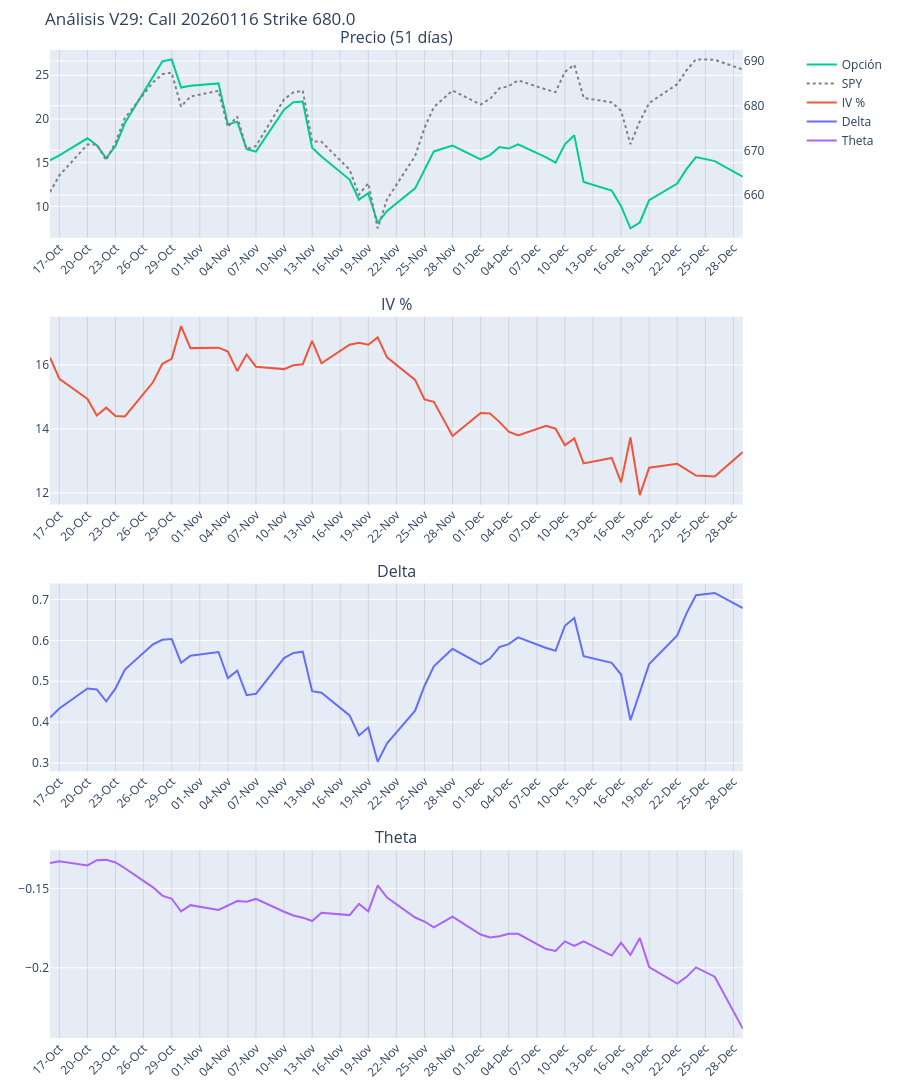

Here is the notebook cell this chart was saved with:
### Markdown cell above
# 6.	Representar la Evolución temporal histórica de la opción (griegas y payoff).

### Visualización Histórica

Esta implementación se centra en la **trazabilidad visual** de la evolución de una opción. Al analizar series temporales largas, es crucial correlacionar eventos de precio (Subplot 1) con cambios en el riesgo (Subplots 3 y 4).

### 1. Mejora de Legibilidad (Configuración de Ejes)
En gráficos de múltiples paneles (*subplots*) que comparten el eje X (`shared_xaxes=True`), la configuración por defecto suele ocultar las fechas en los gráficos superiores para ahorrar espacio. Esto se evita.

### 2. Reconstrucción de Datos ("Data Stitching")
La función `get_data_brute_force` aborda una limitación común en contratos de opciones: la falta de historial "Diario" continuo.
* **Lógica de Fallback:**
    1.  Intenta pedir velas de `1 day`.
    2.  Si falla (común en opciones con poco volumen), pide velas de `1 hour` para los últimos meses.
    3.  **Resampling:** Utiliza Pandas (`resample('D').last()`) para sintetizar una vela diaria válida a partir de los cierres horarios. Esto permite reconstruir gráficos de largo plazo incluso con datos fragmentados.

### 3. Dinámica de Griegas Históricas
El gráfico resultante permite observar fenómenos clásicos:
* **Decaimiento de Theta ($\Theta$):** Se observará cómo la curva violeta (Theta) se vuelve más negativa exponencialmente a medida que la fecha se acerca al vencimiento (Eje X avanza).
* **Sensibilidad del Delta ($\Delta$):** Se puede correlacionar visualmente cómo el Delta (azul) reacciona a los movimientos del subyacente (gris punteado), verificando la "Gamma" del contrato.

### Code cell
# -*- coding: utf-8 -*-
"""
Ejercicio Máster V29: Visualización Densa (Fechas en todos los ejes)
--------------------------------------------------------------------
MEJORAS VISUALES:
1. Fechas repetidas en los 4 subgráficos (showticklabels=True).
2. Mayor densidad de fechas (nticks aumentado).
3. Mantiene la lógica de reconstrucción de datos (V28).
"""

import math
import datetime as dt
import pandas as pd
import plotly.graph_objects as go
from plotly.subplots import make_subplots
from ib_insync import IB, Stock, Option, util

# --- 1. MATEMÁTICAS ---
def norm_cdf(x):
    return 0.5 * (1.0 + math.erf(x / math.sqrt(2.0)))

def norm_pdf(x):
    return (1.0 / math.sqrt(2.0 * math.pi)) * math.exp(-0.5 * x * x)

def calculate_greeks_manual(S, K, T, r, q, price, right):
    if T <= 0.001 or price <= 0.01: return {}
    def bs_price(vol):
        if vol < 1e-4: vol = 1e-4
        d1 = (math.log(S/K) + (r - q + 0.5*vol**2)*T) / (vol*math.sqrt(T))
        d2 = d1 - vol*math.sqrt(T)
        if right == "C": return math.exp(-q*T)*S*norm_cdf(d1) - math.exp(-r*T)*K*norm_cdf(d2)
        else: return math.exp(-r*T)*K*norm_cdf(-d2) - math.exp(-q*T)*S*norm_cdf(-d1)

    lo, hi = 0.001, 5.0
    iv = float("nan")
    for _ in range(20):
        mid = (lo+hi)/2
        p = bs_price(mid)
        if abs(p - price) < 0.01:
            iv = mid; break
        if p > price: hi = mid
        else: lo = mid
    if math.isnan(iv): iv = (lo+hi)/2

    res = {"IV": iv * 100}
    try:
        d1 = (math.log(S/K) + (r - q + 0.5*iv**2)*T) / (iv*math.sqrt(T))
        d2 = d1 - iv*math.sqrt(T)
        n_d1 = norm_pdf(d1); eqT = math.exp(-q*T); erT = math.exp(-r*T)
        res["Gamma"] = (eqT * n_d1) / (S * iv * math.sqrt(T))
        if right == "C":
            res["Delta"] = eqT * norm_cdf(d1)
            res["Theta"] = (-(S * eqT * n_d1 * iv)/(2*math.sqrt(T)) - r*K*erT*norm_cdf(d2) + q*S*eqT*norm_cdf(d1)) / 365.0
        else:
            res["Delta"] = eqT * (norm_cdf(d1) - 1.0)
            res["Theta"] = (-(S * eqT * n_d1 * iv)/(2*math.sqrt(T)) + r*K*erT*norm_cdf(-d2) - q*S*eqT*norm_cdf(-d1)) / 365.0
    except: pass
    return res

# --- 2. GRÁFICO (MODIFICADO V29) ---
def plot_history_v29(df, ticker, title_str):
    if df.empty: return

    days = len(df)

    # Nota: shared_xaxes=True normalmente oculta las etiquetas superiores.
    # Lo mantenemos True para el zoom, pero forzaremos las etiquetas abajo.
    fig = make_subplots(
        rows=4, cols=1,
        shared_xaxes=True,
        vertical_spacing=0.08, # Un poco más de espacio para que quepan las fechas
        subplot_titles=(f"Precio ({days} días)", "IV %", "Delta", "Theta"),
        specs=[[{"secondary_y": True}], [{}], [{}], [{}]]
    )

    # Datos
    fig.add_trace(go.Scatter(x=df['Date'], y=df['Opt_Close'], name='Opción', line=dict(color='#00CC96')), row=1, col=1)
    fig.add_trace(go.Scatter(x=df['Date'], y=df['Spot_Close'], name='SPY', line=dict(color='gray', dash='dot')), row=1, col=1, secondary_y=True)
    fig.add_trace(go.Scatter(x=df['Date'], y=df['IV'], name='IV %', line=dict(color='#EF553B')), row=2, col=1)
    fig.add_trace(go.Scatter(x=df['Date'], y=df['Delta'], name='Delta', line=dict(color='#636EFA')), row=3, col=1)
    fig.add_trace(go.Scatter(x=df['Date'], y=df['Theta'], name='Theta', line=dict(color='#AB63FA')), row=4, col=1)

    # --- CONFIGURACIÓN EJE X (LA CLAVE) ---
    fig.update_xaxes(
        tickangle=-45,      # Rotación oblicua
        showticklabels=True, # IMPORTANTE: Obliga a mostrar fechas en TODOS los subplots
        nticks=30,          # Aumentamos densidad: intenta poner 30 marcas
        tickformat="%d-%b", # Formato corto: "12-Nov" para que quepan más
        showgrid=True,
        gridcolor='lightgray'
    )

    fig.update_layout(
        height=1200, # Un poco más alto para acomodar tantas fechas
        title_text=f"Análisis V29: {title_str}",
        hovermode="x unified",
        margin=dict(b=50, t=50, r=50, l=50)
    )

    filename = f"Historico_V29_{ticker}.html"
    fig.write_html(filename)
    print(f"\n[ÉXITO] Gráfico guardado: {filename}")
    try: fig.show()
    except: pass

# --- 3. LÓGICA DE RECUPERACIÓN (IGUAL QUE V28) ---
def get_data_brute_force(ib_conn, contract):
    """ Intenta diario, si falla usa intradía 1 hora y reconstruye. """
    try:
        print("   > Intento 1: Velas Diarias (1 Y)...")
        bars = ib_conn.reqHistoricalData(contract, '', '1 Y', '1 day', 'MIDPOINT', 1, 1, False, [])
        if bars: return util.df(bars)
    except: pass

    print("   > Intento 2: Falló diario. Bajando velas de 1 HORA (3 M)...")
    bars_hourly = ib_conn.reqHistoricalData(contract, '', '3 M', '1 hour', 'MIDPOINT', 0, 1, False, [])

    if not bars_hourly:
        print("   > Intento 3: Probando TRADES 1 Hora...")
        bars_hourly = ib_conn.reqHistoricalData(contract, '', '3 M', '1 hour', 'TRADES', 0, 1, False, [])

    if not bars_hourly: return None

    print(f"     -> Recibidas {len(bars_hourly)} velas de 1 hora.")
    df_hourly = util.df(bars_hourly)

    df_hourly['date'] = pd.to_datetime(df_hourly['date'])
    if df_hourly['date'].dt.tz is not None:
        df_hourly['date'] = df_hourly['date'].dt.tz_localize(None)

    df_hourly.set_index('date', inplace=True)

    print("     -> Convirtiendo a velas diarias...")
    df_daily = df_hourly['close'].resample('D').last().dropna().reset_index()
    return df_daily

# --- 4. MAIN ---
if __name__ == "__main__":
    HOST = "127.0.0.1"; PORT = 7497; CLIENT_ID = 35
    SYMBOL = "SPY"
    TARGET_EXP = "20260116"

    ib = IB()
    try:
        print(f"--- V29: GRÁFICO DENSO Y REPETIDO ---")
        ib.connect(HOST, PORT, clientId=CLIENT_ID)
        ib.reqMarketDataType(3)

        # 1. Spot
        underlying = Stock(SYMBOL, "SMART", "USD")
        ib.qualifyContracts(underlying)
        mkt = ib.reqMktData(underlying, "", False, False)
        ib.sleep(2)
        curr_price = mkt.last if mkt.last > 0 else (mkt.close if mkt.close > 0 else 678.0)
        print(f"Spot: {curr_price:.2f}")

        # 2. Strike ATM
        chains = ib.reqSecDefOptParams(underlying.symbol, "", underlying.secType, underlying.conId)
        chain = next(c for c in chains if c.exchange == "SMART" and c.tradingClass == SYMBOL)
        if TARGET_EXP not in chain.expirations: raise ValueError("Vencimiento no encontrado")
        strikes = [k for k in chain.strikes if k % 5 == 0]
        atm_strike = min(strikes, key=lambda x: abs(x - curr_price))
        print(f"Strike ATM: {atm_strike}")

        # 3. Descarga Opción
        contract = Option(SYMBOL, TARGET_EXP, atm_strike, "C", "SMART")
        ib.qualifyContracts(contract)
        print(f"Contrato: {contract.localSymbol}")

        df_opt = get_data_brute_force(ib, contract)
        if df_opt is None or df_opt.empty:
            raise Exception("Imposible obtener datos.")

        df_opt = df_opt[['date', 'close']].rename(columns={'close': 'Opt_Close'})

        # 4. Descarga SPY Sincronizada
        start_date = df_opt['date'].iloc[0]
        duration_days = (dt.datetime.now() - start_date).days + 5
        spy_dur_str = f"{duration_days} D"

        print(f"Sincronizando SPY ({spy_dur_str})...")
        bars_spy = ib.reqHistoricalData(underlying, '', spy_dur_str, '1 day', 'TRADES', 1, 1, False, [])
        df_spy = util.df(bars_spy)[['date', 'close']].rename(columns={'close': 'Spot_Close'})

        # 5. Merge
        df_opt['date'] = pd.to_datetime(df_opt['date']).dt.date
        df_spy['date'] = pd.to_datetime(df_spy['date']).dt.date

        df = pd.merge(df_spy, df_opt, left_on='date', right_on='date', how='inner')
        df.rename(columns={'date': 'Date'}, inplace=True)
        print(f"Datos sincronizados: {len(df)} días.")

        # 6. Griegas y Gráfico
        exp_dt = dt.datetime.strptime(TARGET_EXP, "%Y%m%d").date()
        greeks = []
        for _, row in df.iterrows():
            T = (exp_dt - row['Date']).days / 365.0
            greeks.append(calculate_greeks_manual(
                row['Spot_Close'], atm_strike, T, 0.045, 0.015, row['Opt_Close'], "C"
            ))

        df_final = pd.concat([df, pd.DataFrame(greeks)], axis=1)
        plot_history_v29(df_final, SYMBOL, f"Call {TARGET_EXP} Strike {atm_strike}")

    except Exception as e:
        print(f"ERROR: {e}")
        import traceback
        traceback.print_exc()
    finally:
        ib.disconnect()
        print("Fin.")

### Figure 1 — Plotly figure (JSON) as saved in the notebook; plotly's stock layout.template omitted (floating-point values rounded to 4 significant figures)
{"data": [{"line": {"color": "#00CC96"}, "name": "Opción", "type": "scatter", "x": ["2025-10-16", "2025-10-17", "2025-10-20", "2025-10-21", "2025-10-22", "2025-10-23", "2025-10-24", "2025-10-27", "2025-10-28", "2025-10-29", "2025-10-30", "2025-10-31", "2025-11-03", "2025-11-04", "2025-11-05", "2025-11-06", "2025-11-07", "2025-11-10", "2025-11-11", "2025-11-12", "2025-11-13", "2025-11-14", "2025-11-17", "2025-11-18", "2025-11-19", "2025-11-20", "2025-11-21", "2025-11-24", "2025-11-25", "2025-11-26", "2025-11-28", "2025-12-01", "2025-12-02", "2025-12-03", "2025-12-04", "2025-12-05", "2025-12-08", "2025-12-09", "2025-12-10", "2025-12-11", "2025-12-12", "2025-12-15", "2025-12-16", "2025-12-17", "2025-12-18", "2025-12-19", "2025-12-22", "2025-12-23", "2025-12-24", "2025-12-26", "2025-12-29"], "xaxis": "x", "y": [15.28, 15.85, 17.79, 16.99, 15.53, 16.92, 19.54, 24.94, 26.59, 26.82, 23.6, 23.81, 24.07, 19.38, 19.7, 16.56, 16.27, 21.07, 21.92, 21.99, 16.72, 15.72, 13.07, 10.77, 11.51, 8.1, 9.48, 12.06, 14.14, 16.29, 16.95, 15.37, 15.87, 16.8, 16.62, 17.11, 15.62, 15, 17.11, 18.13, 12.8, 11.81, 10.02, 7.49, 8.16, 10.71, 12.62, 14.29, 15.64, 15.18, 13.4], "yaxis": "y"}, {"line": {"color": "gray", "dash": "dot"}, "name": "SPY", "type": "scatter", "x": ["2025-10-16", "2025-10-17", "2025-10-20", "2025-10-21", "2025-10-22", "2025-10-23", "2025-10-24", "2025-10-27", "2025-10-28", "2025-10-29", "2025-10-30", "2025-10-31", "2025-11-03", "2025-11-04", "2025-11-05", "2025-11-06", "2025-11-07", "2025-11-10", "2025-11-11", "2025-11-12", "2025-11-13", "2025-11-14", "2025-11-17", "2025-11-18", "2025-11-19", "2025-11-20", "2025-11-21", "2025-11-24", "2025-11-25", "2025-11-26", "2025-11-28", "2025-12-01", "2025-12-02", "2025-12-03", "2025-12-04", "2025-12-05", "2025-12-08", "2025-12-09", "2025-12-10", "2025-12-11", "2025-12-12", "2025-12-15", "2025-12-16", "2025-12-17", "2025-12-18", "2025-12-19", "2025-12-22", "2025-12-23", "2025-12-24", "2025-12-26", "2025-12-29"], "xaxis": "x", "y": [660.6, 664.4, 671.3, 671.3, 667.8, 671.8, 677.2, 685.2, 687.1, 687.4, 679.8, 682.1, 683.3, 675.2, 677.6, 670.3, 671.0, 681.4, 683, 683.4, 672.0, 671.9, 665.7, 660.1, 662.6, 652.5, 659.0, 668.7, 675.0, 679.7, 683.4, 680.3, 681.5, 683.9, 684.4, 685.7, 683.6, 683.0, 687.6, 689.2, 681.8, 680.7, 678.9, 671.4, 676.5, 680.6, 684.8, 688.0, 690.4, 690.3, 688.1], "yaxis": "y2"}, {"line": {"color": "#EF553B"}, "name": "IV %", "type": "scatter", "x": ["2025-10-16", "2025-10-17", "2025-10-20", "2025-10-21", "2025-10-22", "2025-10-23", "2025-10-24", "2025-10-27", "2025-10-28", "2025-10-29", "2025-10-30", "2025-10-31", "2025-11-03", "2025-11-04", "2025-11-05", "2025-11-06", "2025-11-07", "2025-11-10", "2025-11-11", "2025-11-12", "2025-11-13", "2025-11-14", "2025-11-17", "2025-11-18", "2025-11-19", "2025-11-20", "2025-11-21", "2025-11-24", "2025-11-25", "2025-11-26", "2025-11-28", "2025-12-01", "2025-12-02", "2025-12-03", "2025-12-04", "2025-12-05", "2025-12-08", "2025-12-09", "2025-12-10", "2025-12-11", "2025-12-12", "2025-12-15", "2025-12-16", "2025-12-17", "2025-12-18", "2025-12-19", "2025-12-22", "2025-12-23", "2025-12-24", "2025-12-26", "2025-12-29"], "xaxis": "x2", "y": [16.24, 15.57, 14.94, 14.43, 14.67, 14.41, 14.39, 15.46, 16.04, 16.19, 17.22, 16.53, 16.55, 16.42, 15.81, 16.33, 15.95, 15.87, 16.0, 16.03, 16.76, 16.06, 16.64, 16.7, 16.64, 16.87, 16.24, 15.54, 14.93, 14.85, 13.78, 14.5, 14.49, 14.23, 13.92, 13.8, 14.1, 14.01, 13.49, 13.71, 12.93, 13.1, 12.34, 13.74, 11.94, 12.79, 12.91, 12.73, 12.55, 12.52, 13.28], "yaxis": "y3"}, {"line": {"color": "#636EFA"}, "name": "Delta", "type": "scatter", "x": ["2025-10-16", "2025-10-17", "2025-10-20", "2025-10-21", "2025-10-22", "2025-10-23", "2025-10-24", "2025-10-27", "2025-10-28", "2025-10-29", "2025-10-30", "2025-10-31", "2025-11-03", "2025-11-04", "2025-11-05", "2025-11-06", "2025-11-07", "2025-11-10", "2025-11-11", "2025-11-12", "2025-11-13", "2025-11-14", "2025-11-17", "2025-11-18", "2025-11-19", "2025-11-20", "2025-11-21", "2025-11-24", "2025-11-25", "2025-11-26", "2025-11-28", "2025-12-01", "2025-12-02", "2025-12-03", "2025-12-04", "2025-12-05", "2025-12-08", "2025-12-09", "2025-12-10", "2025-12-11", "2025-12-12", "2025-12-15", "2025-12-16", "2025-12-17", "2025-12-18", "2025-12-19", "2025-12-22", "2025-12-23", "2025-12-24", "2025-12-26", "2025-12-29"], "xaxis": "x3", "y": [0.4111, 0.4334, 0.4822, 0.4798, 0.4509, 0.4823, 0.5284, 0.5902, 0.6016, 0.6034, 0.5449, 0.5622, 0.5715, 0.5076, 0.5258, 0.4659, 0.4691, 0.5565, 0.5693, 0.5723, 0.4757, 0.4717, 0.4162, 0.3671, 0.3869, 0.3025, 0.3481, 0.428, 0.4884, 0.5366, 0.5794, 0.5415, 0.5556, 0.5834, 0.5909, 0.6074, 0.5815, 0.5746, 0.6358, 0.655, 0.5613, 0.545, 0.5163, 0.4043, 0.4727, 0.542, 0.6124, 0.6669, 0.7105, 0.7163, 0.679], "yaxis": "y4"}, {"line": {"color": "#AB63FA"}, "name": "Theta", "type": "scatter", "x": ["2025-10-16", "2025-10-17", "2025-10-20", "2025-10-21", "2025-10-22", "2025-10-23", "2025-10-24", "2025-10-27", "2025-10-28", "2025-10-29", "2025-10-30", "2025-10-31", "2025-11-03", "2025-11-04", "2025-11-05", "2025-11-06", "2025-11-07", "2025-11-10", "2025-11-11", "2025-11-12", "2025-11-13", "2025-11-14", "2025-11-17", "2025-11-18", "2025-11-19", "2025-11-20", "2025-11-21", "2025-11-24", "2025-11-25", "2025-11-26", "2025-11-28", "2025-12-01", "2025-12-02", "2025-12-03", "2025-12-04", "2025-12-05", "2025-12-08", "2025-12-09", "2025-12-10", "2025-12-11", "2025-12-12", "2025-12-15", "2025-12-16", "2025-12-17", "2025-12-18", "2025-12-19", "2025-12-22", "2025-12-23", "2025-12-24", "2025-12-26", "2025-12-29"], "xaxis": "x4", "y": [-0.134, -0.133, -0.1356, -0.1323, -0.132, -0.1337, -0.1374, -0.1494, -0.1546, -0.1566, -0.1645, -0.1606, -0.1636, -0.1609, -0.158, -0.1584, -0.1567, -0.1647, -0.1671, -0.1685, -0.1706, -0.1653, -0.1669, -0.1598, -0.1644, -0.1482, -0.1559, -0.1684, -0.1709, -0.1746, -0.1678, -0.1791, -0.181, -0.1802, -0.1786, -0.1786, -0.1883, -0.1894, -0.1834, -0.1863, -0.1833, -0.1923, -0.1843, -0.192, -0.1813, -0.1996, -0.21, -0.2057, -0.1998, -0.2056, -0.2383], "yaxis": "y5"}], "layout": {"annotations": [{"font": {"size": 16}, "showarrow": false, "text": "Precio (51 días)", "x": 0.47, "xanchor": "center", "xref": "paper", "y": 1, "yanchor": "bottom", "yref": "paper"}, {"font": {"size": 16}, "showarrow": false, "text": "IV %", "x": 0.47, "xanchor": "center", "xref": "paper", "y": 0.73, "yanchor": "bottom", "yref": "paper"}, {"font": {"size": 16}, "showarrow": false, "text": "Delta", "x": 0.47, "xanchor": "center", "xref": "paper", "y": 0.46, "yanchor": "bottom", "yref": "paper"}, {"font": {"size": 16}, "showarrow": false, "text": "Theta", "x": 0.47, "xanchor": "center", "xref": "paper", "y": 0.19, "yanchor": "bottom", "yref": "paper"}], "height": 1200, "hovermode": "x unified", "margin": {"b": 50, "l": 50, "r": 50, "t": 50}, "title": {"text": "Análisis V29: Call 20260116 Strike 680.0"}, "xaxis": {"anchor": "y", "domain": [0, 0.94], "gridcolor": "lightgray", "matches": "x4", "nticks": 30, "showgrid": true, "showticklabels": true, "tickangle": -45, "tickformat": "%d-%b"}, "xaxis2": {"anchor": "y3", "domain": [0, 0.94], "gridcolor": "lightgray", "matches": "x4", "nticks": 30, "showgrid": true, "showticklabels": true, "tickangle": -45, "tickformat": "%d-%b"}, "xaxis3": {"anchor": "y4", "domain": [0, 0.94], "gridcolor": "lightgray", "matches": "x4", "nticks": 30, "showgrid": true, "showticklabels": true, "tickangle": -45, "tickformat": "%d-%b"}, "xaxis4": {"anchor": "y5", "domain": [0, 0.94], "gridcolor": "lightgray", "nticks": 30, "showgrid": true, "showticklabels": true, "tickangle": -45, "tickformat": "%d-%b"}, "yaxis": {"anchor": "x", "domain": [0.81, 1]}, "yaxis2": {"anchor": "x", "overlaying": "y", "side": "right"}, "yaxis3": {"anchor": "x2", "domain": [0.54, 0.73]}, "yaxis4": {"anchor": "x3", "domain": [0.27, 0.46]}, "yaxis5": {"anchor": "x4", "domain": [0, 0.19]}}}
